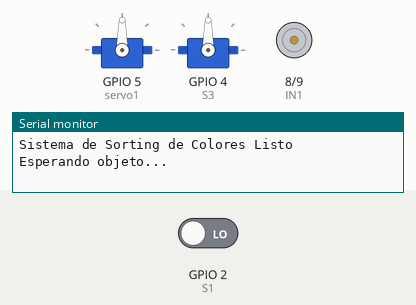
Bench run of a sketch on a simulated ESP32-S3. Shown: 2 × servo, motor-driver pin pairs drawn as motors (green arrow = first pin HIGH = forward, orange = second pin HIGH = backward, longer = more drive, scaled by the enable pin), the last lines printed to the serial monitor. Inputs (shaded band) come from the test bench; at power-on: GPIO 2 (S1) LOW.

Above: at 1.4 s.
At 7.8 s:
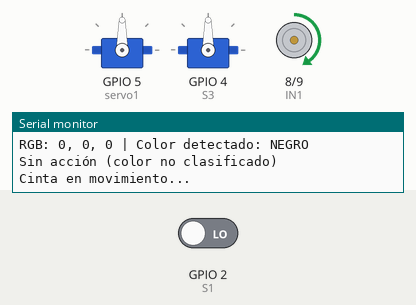
Timing chart, 0 to 19.2 s (numbered marks = the images above):
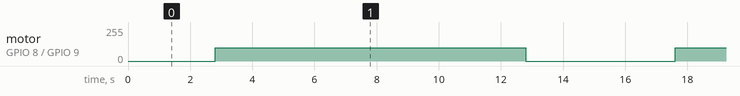

Measured:
- by itself, motor on GPIO 8 (IN1) / GPIO 9 (IN2): alternates forward 100/255 for 10.0 s and stopped for 4.8 s

The sketch:

Sorting_Conveyor_belt.ino
```cpp
#include <Servo.h>

// ====== L298N ======
const int ENA = 3;
const int IN1 = 8;
const int IN2 = 9;

// ====== Servos ======
Servo servo1;  // D5
Servo servo2;  // D4

// ====== GY-31 (TCS3200) ======
const int S0 = A0;
const int S1 = A1;
const int S2 = A2;
const int S3 = A3;
const int OUT_PIN = 2;

// ---------- FIX: atributo ISR portable ----------
#if defined(ESP32) || defined(ESP8266)
  #define ISR_ATTR IRAM_ATTR
#else
  #define ISR_ATTR
#endif

volatile unsigned long pulseCount = 0;
void ISR_ATTR countPulse() { pulseCount++; }

const unsigned long SAMPLE_MS = 100;

// Calibración
unsigned int fMin[3] = { 200, 200, 200 };
unsigned int fMax[3] = { 2500, 2500, 2500 };

// --- Función de medición ---
unsigned int measureFreq(uint8_t ch) {
  switch (ch) {
    case 0: digitalWrite(S2, LOW);  digitalWrite(S3, LOW);  break;  // R
    case 1: digitalWrite(S2, HIGH); digitalWrite(S3, HIGH); break;  // G
    case 2: digitalWrite(S2, LOW);  digitalWrite(S3, HIGH); break;  // B
  }

  pulseCount = 0;
  unsigned long t0 = millis();
  while (millis() - t0 < SAMPLE_MS) { /* conteo */ }
  return (unsigned int)((pulseCount * 1000UL) / SAMPLE_MS);
}

uint8_t freqTo8bit(unsigned int f, int ch) {
  if (f < fMin[ch]) f = fMin[ch];
  if (f > fMax[ch]) f = fMax[ch];
  return (uint8_t)map((long)f, (long)fMin[ch], (long)fMax[ch], 0, 255);
}

// --- Funciones auxiliares ---
void motorStart(int pwm) {
  digitalWrite(IN1, HIGH);
  digitalWrite(IN2, LOW);
  analogWrite(ENA, pwm);
}
void motorStop() {
  analogWrite(ENA, 0);
  digitalWrite(IN1, LOW);
  digitalWrite(IN2, LOW);
}

void setup() {
  Serial.begin(115200);

  // --- Motor ---
  pinMode(ENA, OUTPUT);
  pinMode(IN1, OUTPUT);
  pinMode(IN2, OUTPUT);
  motorStop();

  // --- Servos ---
  servo1.attach(5);
  servo2.attach(4);
  servo1.write(90);
  servo2.write(90);

  // --- Sensor ---
  pinMode(S0, OUTPUT);
  pinMode(S1, OUTPUT);
  pinMode(S2, OUTPUT);
  pinMode(S3, OUTPUT);
  pinMode(OUT_PIN, INPUT);

  digitalWrite(S0, HIGH);
  digitalWrite(S1, LOW);
  digitalWrite(S2, LOW);
  digitalWrite(S3, LOW);

  attachInterrupt(digitalPinToInterrupt(OUT_PIN), countPulse, RISING);

  Serial.println("Sistema de Sorting de Colores Listo");
}

void loop() {
  // --- 1. Espera inicial ---
  motorStop();
  servo1.write(90);
  servo2.write(90);
  Serial.println("\nEsperando objeto...");

  delay(2000);  // simula colocación del objeto

  // --- 2. Medición de color ---
  unsigned int fR = measureFreq(0);
  unsigned int fG = measureFreq(1);
  unsigned int fB = measureFreq(2);

  uint8_t R = freqTo8bit(fR, 0);
  uint8_t G = freqTo8bit(fG, 1);
  uint8_t B = freqTo8bit(fB, 2);

  const uint8_t T_dark = 25;
  const uint8_t T_white = 200;
  const uint8_t T_color = 40;

  const char* color = "INDEFINIDO";
  int accion = 0;

  if (R < T_dark && G < T_dark && B < T_dark) color = "NEGRO";
  else if (R > T_white && G > T_white && B > T_white) color = "BLANCO";
  else if (R > G + T_color && R > B + T_color) { color = "ROJO"; accion = 1; }
  else if (G > R + T_color && G > B + T_color) { color = "VERDE"; accion = 2; }
  else if (B > R + T_color && B > G + T_color) color = "AZUL";

  Serial.print("RGB: ");
  Serial.print(R); Serial.print(", ");
  Serial.print(G); Serial.print(", ");
  Serial.print(B);
  Serial.print(" | Color detectado: "); Serial.println(color);

  // --- 3. Acción según color ---
  switch (accion) {
    case 1:
      Serial.println("Servo1 → 50° (rojo)");
      servo1.write(50);
      break;
    case 2:
      Serial.println("Servo2 → 50° (verde)");
      servo2.write(50);
      break;
    default:
      Serial.println("Sin acción (color no clasificado)");
      break;
  }

  delay(500);

  // --- 4. Mover cinta 10s ---
  Serial.println("Cinta en movimiento...");
  motorStart(100);  // PWM = 100
  delay(10000);
  motorStop();

  // --- 5. Reset servos ---
  servo1.write(90);
  servo2.write(90);

  Serial.println("Ciclo completo.\n");
  delay(2000); // pausa antes del siguiente ciclo
}
```
